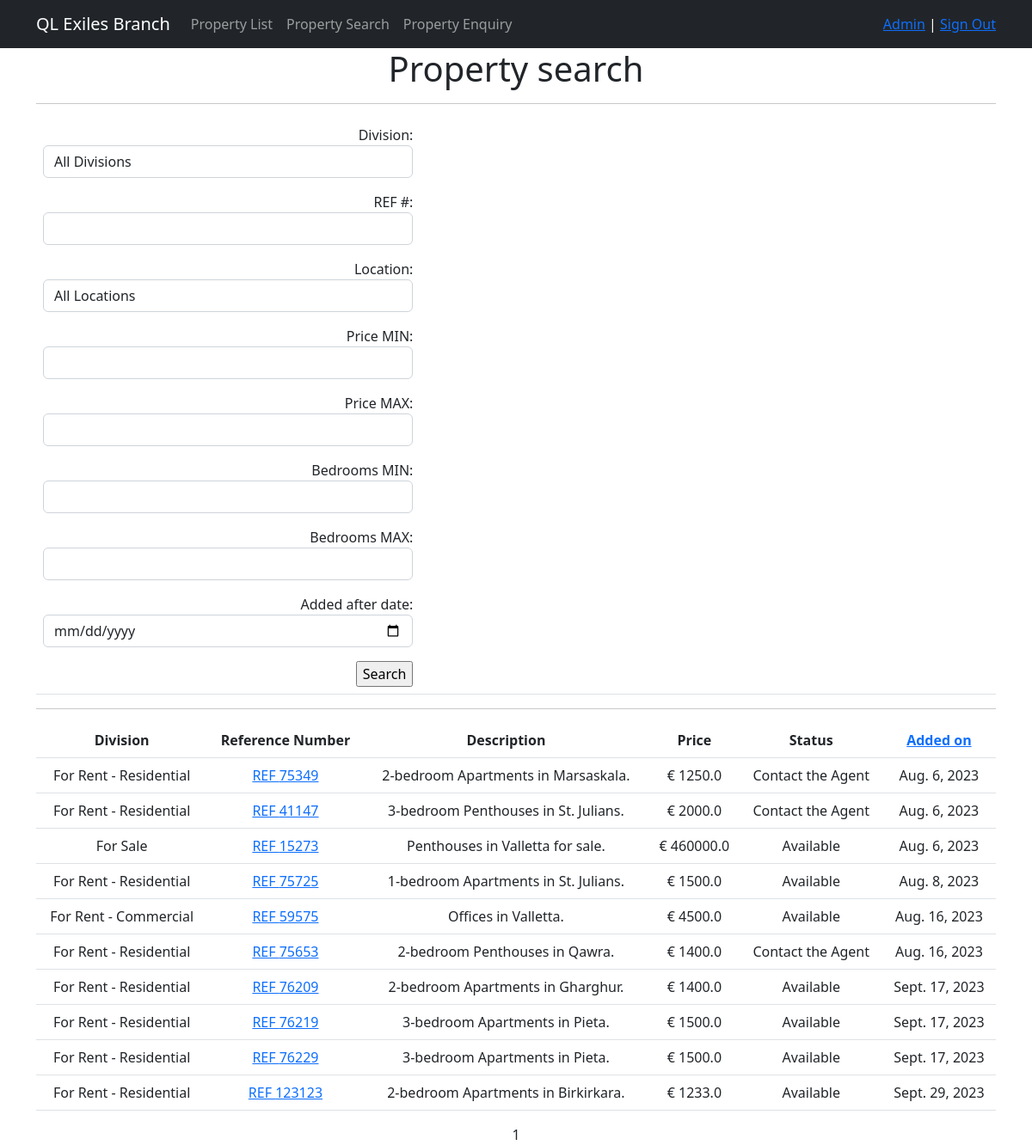
/property/search/ (signed in), run on an earlier commit of the app's database.
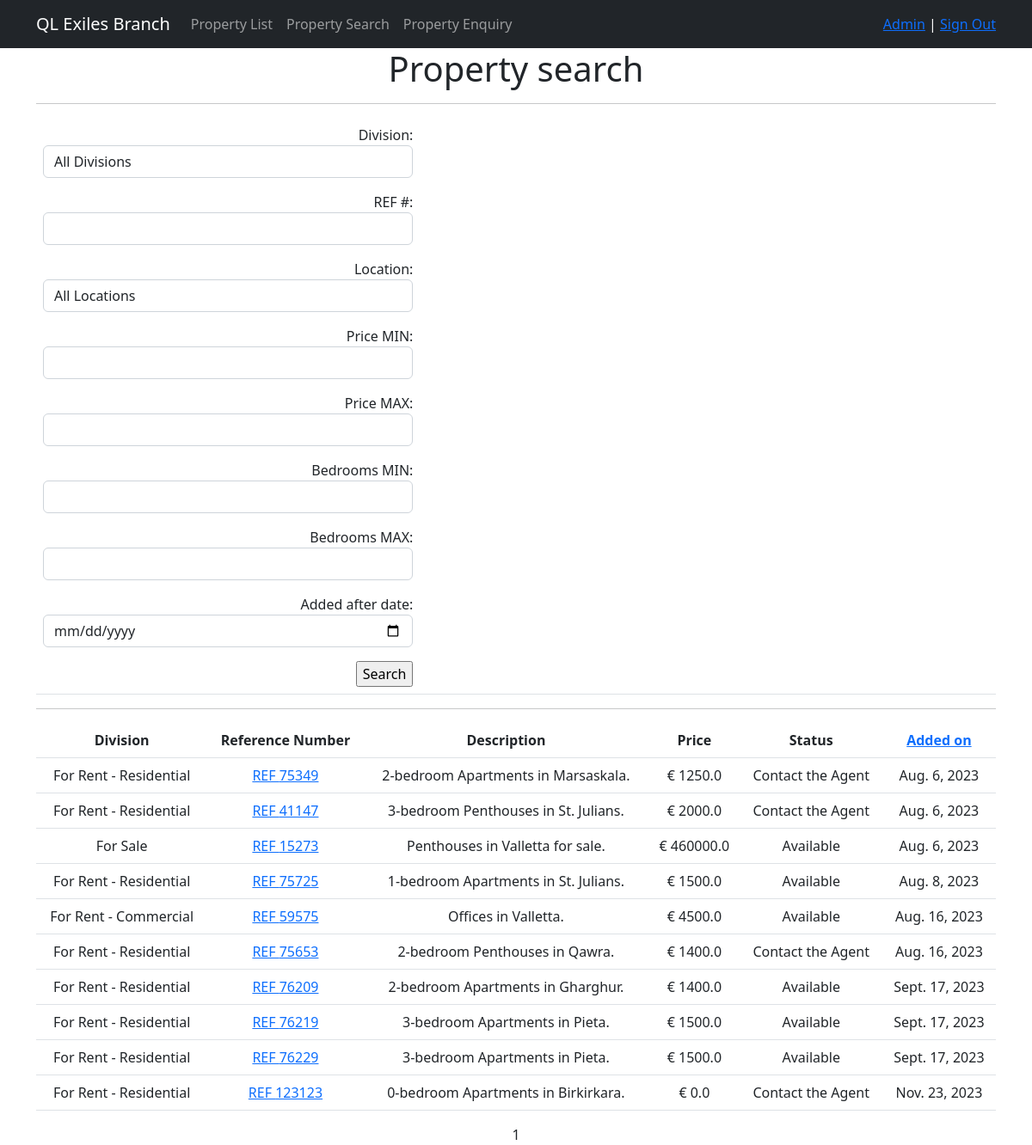
And on a later commit of the database.
### properties/models.py (models this page shows, shortened)
class ResProperties(models.Model):
    ref = models.IntegerField(unique=True)
    prop_division = models.CharField(max_length=2, choices=PROP_DIVISION, default='QL')
    prop_type = models.CharField(max_length=25)
    location = models.CharField(max_length=25)
    address = models.TextField(null=True)
    _price = models.FloatField(default=0.0, db_column="Price")
    status = models.CharField(max_length=2, choices=PROP_STATUSES, default='RE')
    status_valid = models.CharField(max_length=25, null=True)
    off_the_market = models.BooleanField(default=False)
    bedrooms = models.IntegerField(default=0)
    bathrooms = models.IntegerField(default=0)
    prop_features = models.ManyToManyField(Features, through='PropertiesFeatures')
    prop_description = models.TextField(null=True)
    date_added = models.DateField(auto_now_add=True)
    date_rented = models.DateField(null=True)
    date_expected = models.DateField(null=True)
    time_updated = models.TimeField(auto_now=True)
    owner = models.ForeignKey(Owners, on_delete=models.CASCADE)
    added_by = models.ForeignKey(Agents, on_delete=models.SET_NULL, null=True)
    lf = models.CharField(max_length=50, null=True)
    @property
    def ref_oct(self):
        return str(oct(self.ref))[2:]
    @property
    def price(self):
        return self._price
    def __str__(self):
        if self.prop_division == "QL":
            return f'REF {self.ref} - {self.bedrooms}-bedroom {self.prop_type} in {self.location}.'
        elif self.prop_division == "QC":
            return f'REF {self.ref} - {self.prop_type} in {self.location}.'
        elif self.prop_division == "ZH":
            return f'REF {self.ref} - {self.prop_type} in {self.location} for sale.'
    def get_absolute_url(self):
        return reverse('properties:property_details', args=[str(self.ref_oct)])

### properties/views.py (the view)
# urls.py: path('search/', ResPropertiesSearch.as_view(), name='property_search'),
class ResPropertiesSearch(LoginRequiredMixin, ListView):
    model = ResProperties
    ordering = 'ref'
    template_name = 'resproperties_search.html'
    context_object_name = 'resproperties_search'
    paginate_by = 10
    def get_queryset(self):
        queryset = super().get_queryset()
        self.filterset = PropertyFilter(self.request.GET, queryset)
        return self.filterset.qs
    def get_ordering(self):
        self.order = self.request.GET.get('order', 'asc')
        selected_ordering = self.request.GET.get('ordering', 'date_added')
        if self.order == "desc":
            selected_ordering = "-" + selected_ordering
        return selected_ordering
    def get_context_data(self, **kwargs):
        context = super().get_context_data(**kwargs)
        context['time_now'] = datetime.utcnow()
        context['current_order'] = self.get_ordering()
        context['order'] = self.order
        context['filterset'] = self.filterset
        return context

### properties/templatetags/custom_filters.py (called while the page is built)
@register.filter(name="currency")
def currency(value, code):
    prefix = CURRENCIES_SYMBOLS[code]
    return f'{prefix} {value}'

@register.filter(name="cap_case")
def cap_case(value: str):
    return value.capitalize()

@register.filter()
def minus_ref(value:str):
    value=str(value)
    value = value[value.find("-")+2:]
    return value

### properties/templatetags/custom_tags.py (called while the page is built)
@register.simple_tag(takes_context=True)
def url_replace(context, **kwargs):
   d = context['request'].GET.copy()
   for k, v in kwargs.items():
       d[k] = v
   return d.urlencode()

### templates/resproperties_search.html (shortened to what this page needs)
{% extends 'flatpages/default.html' %}
{% load custom_filters %}
{% load custom_tags %}
{% block content %}
<h1>Property search</h1>
<hr>
<table style="width:100%" class="table">
    <tr>
        <td width="40%">
            <form action="" method="get" align="right" >
                {{ filterset.form.as_p }}
                <input type="submit" value="Search" />
            </form>
        </td>
        <td></td>
    </tr>
</table>
<hr>
   {% if resproperties_search %}
       <table style="width:100%" class="table">
           <tr>
               <th>Division</th>
               <th>Reference Number</th>
               <th>Description</th>
               <th>Price</th>
               <th>Status</th>
               <th><a href = "?{% if order == 'desc' %}{% url_replace order='asc' %}{% else %}{% url_replace order='desc' %}{% endif%}">Added on</a> </th>
           </tr>
           {% for resproperty in resproperties_search %}
           <tr>
               <td>{% if resproperty.prop_division == 'QL' %}  For Rent - Residential   {% elif resproperty.prop_division == 'QC' %} For Rent - Commercial {% else %} For Sale {% endif %}</td>
               <td> <a href="{{ resproperty.get_absolute_url }}" target='_blank'>REF {{resproperty.ref}}</a></td>
               <td>{{ resproperty|minus_ref }}</td>
               <td>{{ resproperty.price|currency:"eur" }}</td>
               <td>{% if resproperty.status == 'AV' %}  Available   {% else %} Contact the Agent {% endif %}</td>
               <td>{{ resproperty.date_added }}</td>
           </tr>
           {% endfor %}
       </table>
   {% else %}
       <h2>No properties!</h2>
   {% endif %}
   {{ page_obj.number }}
{% endblock content %}

What changed in the data, as far as the page shows it:
changed ResProperties: prop_division+ref+bedrooms "2-bedroom Apartments in Birkirkara." → "0-bedroom Apartments in Birkirkara."; price "€ 1233.0" → "€ 0.0"; date_added "Sept. 29, 2023" → "Nov. 23, 2023"; status "Available" → "Contact the Agent"
